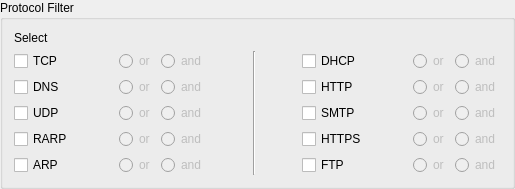
           <widget class="QGroupBox" name="groupBox_14">
            <property name="title">
             <string>Protocol Filter</string>
            </property>
            <layout class="QVBoxLayout" name="verticalLayout_7">
             <item>
              <widget class="QLabel" name="label_9">
               <property name="text">
                <string>Select</string>
               </property>
              </widget>
             </item>
             <item>
              <layout class="QHBoxLayout" name="horizontalLayout_42">
               <item>
                <layout class="QVBoxLayout" name="verticalLayout_5">
                 <item>
                  <layout class="QHBoxLayout" name="horizontalLayout_18">
                   <item>
                    <layout class="QHBoxLayout" name="horizontalLayout_4">
                     <item>
                      <widget class="QCheckBox" name="tcp">
                       <property name="text">
                        <string>TCP</string>
                       </property>
                      </widget>
                     </item>
                     <item>
                      <spacer name="horizontalSpacer_3">
                       <property name="orientation">
                        <enum>Qt::Horizontal</enum>
                       </property>
                       <property name="sizeHint" stdset="0">
                        <size>
                         <width>40</width>
                         <height>20</height>
                        </size>
                       </property>
                      </spacer>
                     </item>
                     <item>
                      <widget class="QRadioButton" name="ortcp">
                       <property name="enabled">
                        <bool>false</bool>
                       </property>
                       <property name="text">
                        <string>or</string>
                       </property>
                       <property name="autoExclusive">
                        <bool>false</bool>
                       </property>
                      </widget>
                     </item>
                     <item>
                      <widget class="QRadioButton" name="andtcp">
                       <property name="enabled">
                        <bool>false</bool>
                       </property>
                       <property name="text">
                        <string>and</string>
                       </property>
                       <property name="checked">
                        <bool>false</bool>
                       </property>
                       <property name="autoRepeat">
                        <bool>false</bool>
                       </property>
                       <property name="autoExclusive">
                        <bool>false</bool>
                       </property>
                       <property name="autoRepeatDelay">
                        <number>300</number>
                       </property>
                      </widget>
                     </item>
                    </layout>
                   </item>
                  </layout>
                 </item>
                 <item>
                  <layout class="QHBoxLayout" name="horizontalLayout_22">
                   <item>
                    <widget class="QCheckBox" name="dns">
                     <property name="text">
                      <string>DNS</string>
                     </property>
                    </widget>
                   </item>
                   <item>
                    <spacer name="horizontalSpacer_7">
                     <property name="orientation">
                      <enum>Qt::Horizontal</enum>
                     </property>
                     <property name="sizeHint" stdset="0">
                      <size>
                       <width>40</width>
                       <height>20</height>
                      </size>
                     </property>
                    </spacer>
                   </item>
                   <item>
                    <widget class="QRadioButton" name="ordns">
                     <property name="enabled">
                      <bool>false</bool>
                     </property>
                     <property name="text">
                      <string>or</string>
                     </property>
                     <property name="autoExclusive">
                      <bool>false</bool>
                     </property>
                    </widget>
                   </item>
                   <item>
                    <widget class="QRadioButton" name="anddns">
                     <property name="enabled">
                      <bool>false</bool>
                     </property>
                     <property name="text">
                      <string>and</string>
                     </property>
                     <property name="checked">
                      <bool>false</bool>
                     </property>
                     <property name="autoExclusive">
                      <bool>false</bool>
                     </property>
                    </widget>
                   </item>
                  </layout>
                 </item>
                 <item>
                  <layout class="QHBoxLayout" name="horizontalLayout_19">
                   <item>
                    <widget class="QCheckBox" name="udp">
                     <property name="text">
                      <string>UDP</string>
                     </property>
                    </widget>
                   </item>
                   <item>
                    <spacer name="horizontalSpacer_4">
                     <property name="orientation">
                      <enum>Qt::Horizontal</enum>
                     </property>
                     <property name="sizeHint" stdset="0">
                      <size>
                       <width>40</width>
                       <height>20</height>
                      </size>
                     </property>
                    </spacer>
                   </item>
                   <item>
                    <widget class="QRadioButton" name="orudp">
                     <property name="enabled">
                      <bool>false</bool>
                     </property>
                     <property name="text">
                      <string>or</string>
                     </property>
                     <property name="autoExclusive">
                      <bool>false</bool>
                     </property>
                    </widget>
                   </item>
                   <item>
                    <widget class="QRadioButton" name="andudp">
                     <property name="enabled">
                      <bool>false</bool>
                     </property>
                     <property name="text">
                      <string>and</string>
                     </property>
                     <property name="checked">
                      <bool>false</bool>
                     </property>
                     <property name="autoExclusive">
                      <bool>false</bool>
                     </property>
                    </widget>
                   </item>
                  </layout>
                 </item>
                 <item>
                  <layout class="QHBoxLayout" name="horizontalLayout_21">
                   <item>
                    <widget class="QCheckBox" name="rarp">
                     <property name="text">
                      <string>RARP</string>
                     </property>
                    </widget>
                   </item>
                   <item>
                    <spacer name="horizontalSpacer_6">
                     <property name="orientation">
                      <enum>Qt::Horizontal</enum>
                     </property>
                     <property name="sizeHint" stdset="0">
                      <size>
                       <width>40</width>
                       <height>20</height>
                      </size>
                     </property>
                    </spacer>
                   </item>
                   <item>
                    <widget class="QRadioButton" name="orrarp">
                     <property name="enabled">
                      <bool>false</bool>
                     </property>
                     <property name="text">
                      <string>or</string>
                     </property>
                     <property name="autoExclusive">
                      <bool>false</bool>
                     </property>
                    </widget>
                   </item>
                   <item>
                    <widget class="QRadioButton" name="andrarp">
                     <property name="enabled">
                      <bool>false</bool>
                     </property>
                     <property name="text">
                      <string>and</string>
                     </property>
                     <property name="checkable">
                      <bool>true</bool>
                     </property>
                     <property name="checked">
                      <bool>false</bool>
                     </property>
                     <property name="autoExclusive">
                      <bool>false</bool>
                     </property>
                    </widget>
                   </item>
                  </layout>
                 </item>
                 <item>
                  <layout class="QHBoxLayout" name="horizontalLayout_20">
                   <item>
                    <widget class="QCheckBox" name="arp">
                     <property name="text">
                      <string>ARP</string>
                     </property>
                    </widget>
                   </item>
                   <item>
                    <spacer name="horizontalSpacer_5">
                     <property name="orientation">
                      <enum>Qt::Horizontal</enum>
                     </property>
                     <property name="sizeHint" stdset="0">
                      <size>
                       <width>40</width>
                       <height>20</height>
                      </size>
                     </property>
                    </spacer>
                   </item>
                   <item>
                    <widget class="QRadioButton" name="orarp">
                     <property name="enabled">
                      <bool>false</bool>
                     </property>
                     <property name="text">
                      <string>or</string>
                     </property>
                     <property name="autoExclusive">
                      <bool>false</bool>
                     </property>
                    </widget>
                   </item>
                   <item>
                    <widget class="QRadioButton" name="andarp">
                     <property name="enabled">
                      <bool>false</bool>
                     </property>
                     <property name="text">
                      <string>and</string>
                     </property>
                     <property name="checked">
                      <bool>false</bool>
                     </property>
                     <property name="autoExclusive">
                      <bool>false</bool>
                     </property>
                    </widget>
                   </item>
                  </layout>
                 </item>
                </layout>
               </item>
               <item>
                <spacer name="horizontalSpacer_14">
                 <property name="orientation">
                  <enum>Qt::Horizontal</enum>
                 </property>
                 <property name="sizeHint" stdset="0">
                  <size>
                   <width>40</width>
                   <height>20</height>
                  </size>
                 </property>
                </spacer>
               </item>
               <item>
                <widget class="Line" name="line">
                 <property name="orientation">
                  <enum>Qt::Vertical</enum>
                 </property>
                </widget>
               </item>
               <item>
                <spacer name="horizontalSpacer_13">
                 <property name="orientation">
                  <enum>Qt::Horizontal</enum>
                 </property>
                 <property name="sizeHint" stdset="0">
                  <size>
                   <width>40</width>
                   <height>20</height>
                  </size>
                 </property>
                </spacer>
               </item>
               <item>
                <layout class="QVBoxLayout" name="verticalLayout_6">
                 <item>
                  <layout class="QHBoxLayout" name="horizontalLayout_28">
                   <item>
                    <widget class="QCheckBox" name="dhcp">
                     <property name="text">
                      <string>DHCP</string>
                     </property>
                    </widget>
                   </item>
                   <item>
                    <spacer name="horizontalSpacer_8">
                     <property name="orientation">
                      <enum>Qt::Horizontal</enum>
                     </property>
                     <property name="sizeHint" stdset="0">
                      <size>
                       <width>40</width>
                       <height>20</height>
                      </size>
                     </property>
                    </spacer>
                   </item>
                   <item>
                    <widget class="QRadioButton" name="ordhcp">
                     <property name="enabled">
                      <bool>false</bool>
                     </property>
                     <property name="text">
                      <string>or</string>
                     </property>
                     <property name="autoExclusive">
                      <bool>false</bool>
                     </property>
                    </widget>
                   </item>
                   <item>
                    <widget class="QRadioButton" name="anddhcp">
                     <property name="enabled">
                      <bool>false</bool>
                     </property>
                     <property name="text">
                      <string>and</string>
                     </property>
                     <property name="checked">
                      <bool>false</bool>
                     </property>
                     <property name="autoExclusive">
                      <bool>false</bool>
                     </property>
                    </widget>
                   </item>
                  </layout>
                 </item>
                 <item>
                  <layout class="QHBoxLayout" name="horizontalLayout_35">
                   <item>
                    <widget class="QCheckBox" name="http">
                     <property name="text">
                      <string>HTTP</string>
                     </property>
                    </widget>
                   </item>
                   <item>
                    <spacer name="horizontalSpacer_11">
                     <property name="orientation">
                      <enum>Qt::Horizontal</enum>
                     </property>
                     <property name="sizeHint" stdset="0">
                      <size>
                       <width>40</width>
                       <height>20</height>
                      </size>
                     </property>
                    </spacer>
                   </item>
                   <item>
                    <widget class="QRadioButton" name="orhttp">
                     <property name="enabled">
                      <bool>false</bool>
                     </property>
                     <property name="text">
                      <string>or</string>
                     </property>
                     <property name="autoExclusive">
                      <bool>false</bool>
                     </property>
                    </widget>
                   </item>
                   <item>
                    <widget class="QRadioButton" name="andhttp">
                     <property name="enabled">
                      <bool>false</bool>
                     </property>
                     <property name="text">
                      <string>and</string>
                     </property>
                     <property name="checked">
                      <bool>false</bool>
                     </property>
                     <property name="autoExclusive">
                      <bool>false</bool>
                     </property>
                    </widget>
                   </item>
                  </layout>
                 </item>
                 <item>
                  <layout class="QHBoxLayout" name="horizontalLayout_34">
                   <item>
                    <widget class="QCheckBox" name="smtp">
                     <property name="text">
                      <string>SMTP</string>
                     </property>
                    </widget>
                   </item>
                   <item>
                    <spacer name="horizontalSpacer_10">
                     <property name="orientation">
                      <enum>Qt::Horizontal</enum>
                     </property>
                     <property name="sizeHint" stdset="0">
                      <size>
                       <width>40</width>
                       <height>20</height>
                      </size>
                     </property>
                    </spacer>
                   </item>
                   <item>
                    <widget class="QRadioButton" name="orsmtp">
                     <property name="enabled">
                      <bool>false</bool>
                     </property>
                     <property name="text">
                      <string>or</string>
                     </property>
                     <property name="autoExclusive">
                      <bool>false</bool>
                     </property>
                    </widget>
                   </item>
                   <item>
                    <widget class="QRadioButton" name="andsmtp">
                     <property name="enabled">
                      <bool>false</bool>
                     </property>
                     <property name="text">
                      <string>and</string>
                     </property>
                     <property name="checked">
                      <bool>false</bool>
                     </property>
                     <property name="autoExclusive">
                      <bool>false</bool>
                     </property>
                    </widget>
                   </item>
                  </layout>
                 </item>
                 <item>
                  <layout class="QHBoxLayout" name="horizontalLayout_36">
                   <item>
                    <widget class="QCheckBox" name="https">
                     <property name="text">
                      <string>HTTPS</string>
                     </property>
                    </widget>
                   </item>
                   <item>
                    <spacer name="horizontalSpacer_12">
                     <property name="orientation">
                      <enum>Qt::Horizontal</enum>
                     </property>
                     <property name="sizeHint" stdset="0">
                      <size>
                       <width>40</width>
                       <height>20</height>
                      </size>
                     </property>
                    </spacer>
                   </item>
                   <item>
                    <widget class="QRadioButton" name="orhttps">
                     <property name="enabled">
                      <bool>false</bool>
                     </property>
                     <property name="text">
                      <string>or</string>
                     </property>
                     <property name="autoExclusive">
                      <bool>false</bool>
                     </property>
                    </widget>
                   </item>
                   <item>
                    <widget class="QRadioButton" name="andhttps">
                     <property name="enabled">
                      <bool>false</bool>
                     </property>
                     <property name="text">
                      <string>and</string>
                     </property>
                     <property name="checked">
                      <bool>false</bool>
                     </property>
                     <property name="autoExclusive">
                      <bool>false</bool>
                     </property>
                    </widget>
                   </item>
                  </layout>
                 </item>
                 <item>
                  <layout class="QHBoxLayout" name="horizontalLayout_29">
                   <item>
                    <widget class="QCheckBox" name="ftp">
                     <property name="text">
                      <string>FTP</string>
                     </property>
                    </widget>
                   </item>
                   <item>
                    <spacer name="horizontalSpacer_9">
                     <property name="orientation">
                      <enum>Qt::Horizontal</enum>
                     </property>
                     <property name="sizeHint" stdset="0">
                      <size>
                       <width>40</width>
                       <height>20</height>
                      </size>
                     </property>
                    </spacer>
                   </item>
                   <item>
                    <widget class="QRadioButton" name="orftp">
                     <property name="enabled">
                      <bool>false</bool>
                     </property>
                     <property name="text">
                      <string>or</string>
                     </property>
                     <property name="autoExclusive">
                      <bool>false</bool>
                     </property>
                    </widget>
                   </item>
                   <item>
                    <widget class="QRadioButton" name="andftp">
                     <property name="enabled">
                      <bool>false</bool>
                     </property>
                     <property name="text">
                      <string>and</string>
                     </property>
                     <property name="checked">
                      <bool>false</bool>
                     </property>
                     <property name="autoExclusive">
                      <bool>false</bool>
                     </property>
                    </widget>
                   </item>
                  </layout>
                 </item>
                </layout>
               </item>
              </layout>
             </item>
            </layout>
           </widget>
